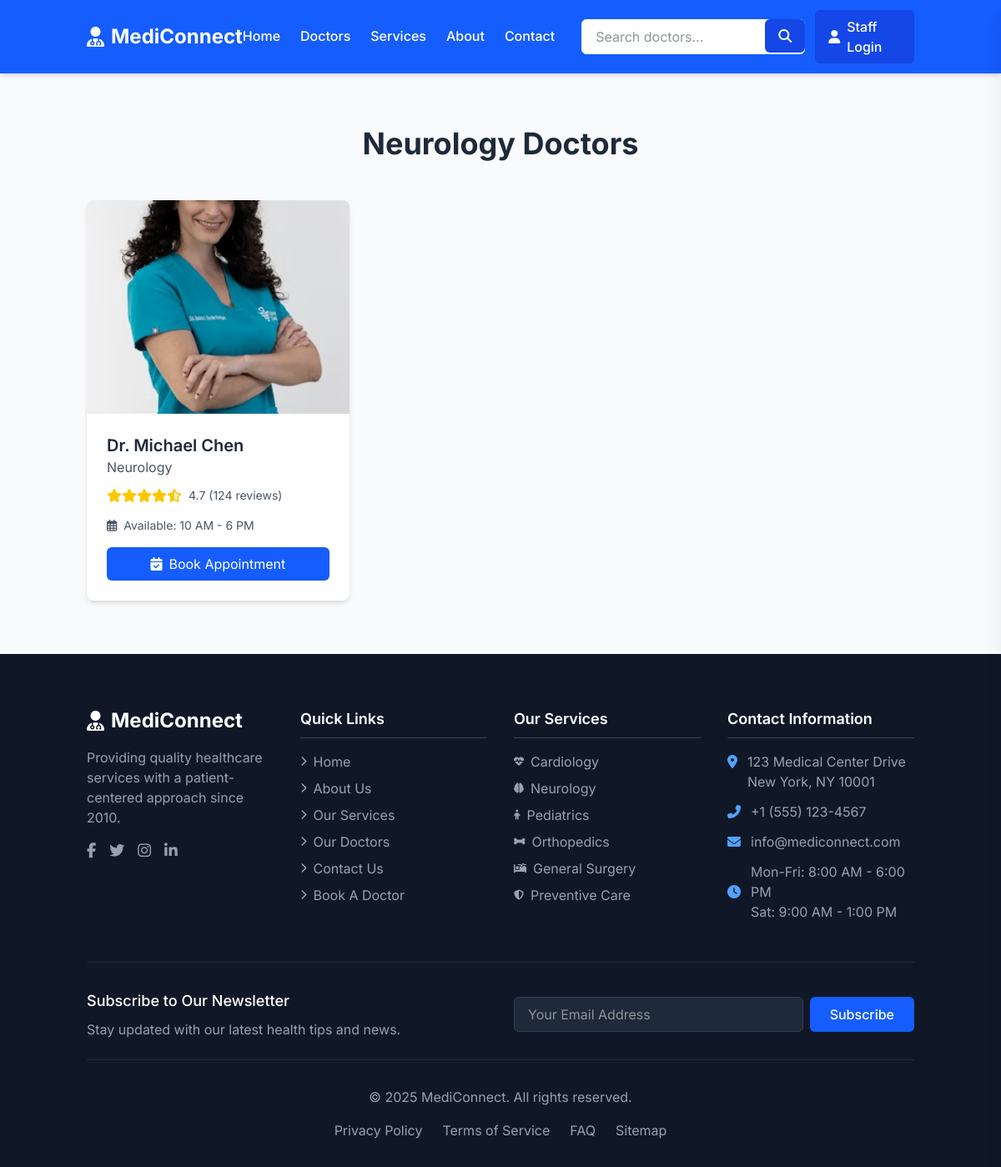
Page /departmental_doctors/3 on the committed database.
### models/models.py (models this page shows, shortened)
class Department(db.Model):
    id = db.Column(db.Integer, primary_key=True)
    name = db.Column(db.String(100), nullable=False)
    image_url = db.Column(db.String(100), nullable=True)  # Optional image URL for department
    doctors = db.relationship('Doctor', backref='department', lazy=True)

class Doctor(db.Model):
    id = db.Column(db.Integer, primary_key=True)
    name = db.Column(db.String(100), nullable=False)
    department_id = db.Column(db.Integer, db.ForeignKey('department.id'), nullable=False)  # Foreign key to Department
    image_url = db.Column(db.String(300), nullable=False)
    rating = db.Column(db.String(300), nullable=False)  # Doctor's rating
    work_hours = db.Column(db.String(300), nullable=False)  # Working hours of the doctor
    appointments = db.relationship('Appointment', backref='doctor', lazy=True)

### app.py (the view)
@app.route('/departmental_doctors/<int:department_id>' , methods=['GET'])
def departmental_doctors(department_id):
    department = Department.query.get(department_id)
    doctors = Doctor.query.filter_by(department_id=department_id).all()
    return render_template('categorized_doctors.html', doctors=doctors, department=department)

### templates/categorized_doctors.html (shortened to what this page needs)
{% extends "base.html" %}
{% block content %}
<section class="doctors-section py-16 bg-gray-50">
    <div class="container mx-auto px-4">
        <div class="text-center mb-12">
            <h2 class="text-3xl md:text-4xl font-bold text-gray-800 mb-4">
                {{ department.name }} Doctors
            </h2>
        </div>
        {% if doctors|length == 0 %}
        <p class="text-gray-600 text-lg">No doctors are available in this department at the moment!</p>
        {% else %}
        <div class="grid grid-cols-1 sm:grid-cols-2 lg:grid-cols-3 xl:grid-cols-4 gap-6">
            {% for doctor in doctors %}
            <div
                class="bg-white rounded-lg shadow-md overflow-hidden transition-transform hover:shadow-lg hover:-translate-y-1">
                <div class="relative">
                    <img src="{{ url_for('static', filename='uploads/'+doctor.image_url) }}" alt="Dr. Sarah Johnson"
                        class="w-full h-64 object-cover object-center">
                </div>
                <div class="p-6">
                    <h3 class="text-xl font-semibold text-gray-800">{{ doctor.name }}</h3>
                    <p class="text-gray-600 mb-3">{{ doctor.department.name }}</p>
                    <div class="flex items-center mb-4">
                        <div class="flex text-yellow-400">
                            <i class="fas fa-star"></i>
                            <i class="fas fa-star"></i>
                            <i class="fas fa-star"></i>
                            <i class="fas fa-star"></i>
                            <i class="fas fa-star-half-alt"></i>
                        </div>
                        <span class="text-gray-600 text-sm ml-2">{{ doctor.rating }} (124 reviews)</span>
                    </div>
                    <div class="flex items-center text-sm text-gray-600 mb-4">
                        <i class="far fa-calendar-alt mr-2"></i>
                        <span>Available: {{ doctor.work_hours }}</span>
                    </div>
                    <a href="{{ url_for('book_appointment', doctor_id=doctor.id) }}"
                        class="w-full bg-blue-600 text-white py-2 rounded-md hover:bg-blue-700 transition flex items-center justify-center gap-2">
                        <i class="fas fa-calendar-check"></i> Book Appointment
                    </a>
                </div>
            </div>
            {% endfor %}
        </div>
        {% endif %}
    </div>
</section>
{% endblock %}

### rows in the picture
Department: name "Neurology"
Doctor: image_url (picture), name "Dr. Michael Chen", department.name "Neurology", rating "4.7", work_hours "10 AM - 6 PM"
